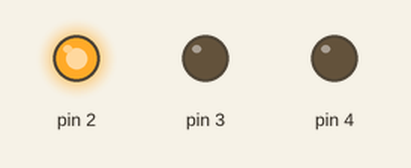
A sketch run on a simulated Arduino Uno, built with avr-gcc and run on an emulated ATmega328P. Shown: output pins drawn as LEDs (lit = HIGH).

Above: at 0.1 s.
At 10.1 s:
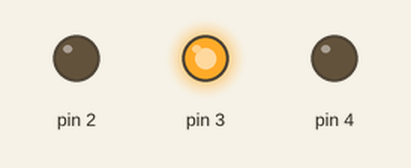
At 30.1 s:
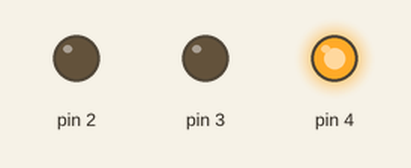
At 40.1 s:
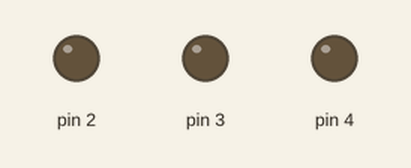
Timing chart, 0 to 41.6 s (numbered marks = the images above):
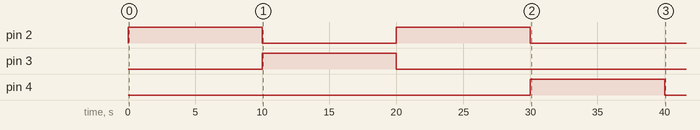

Measured:
- by itself, pin 2: alternates HIGH for 10.0 s and LOW for 10.0 s, 4 changes in all, then stays LOW
- by itself, pin 3: LOW → HIGH at 10.0 s, → LOW 10.0 s later
- by itself, pin 4: LOW → HIGH at 30.0 s, → LOW 10.0 s later

The sketch:

bstr.ino
```cpp
int A;
int B;
int C;
int D;

void setup() {
    pinMode(2, OUTPUT);
    pinMode(3, OUTPUT);
    pinMode(4, OUTPUT);
}

void loop() {
    A = (10UL * 1UL * 1000UL);
    B = (10UL * 1UL * 1000UL);
    D = (10UL * 1UL * 1000UL);

    digitalWrite(2, HIGH);
    digitalWrite(3, LOW);
    digitalWrite(4, LOW);
    delay(A);

    digitalWrite(2, LOW);
    digitalWrite(3, HIGH);
    delay(B);

    digitalWrite(2, HIGH);
    digitalWrite(3, LOW);
    delay(A);

    digitalWrite(2, LOW);
    digitalWrite(4, HIGH);
    delay(D);

    digitalWrite(4, LOW);
    digitalWrite(7, HIGH);
    delay(60UL * 12UL * 1000UL);

    digitalWrite(7, LOW);
    digitalWrite(LED_BUILTIN, HIGH);
}
```
